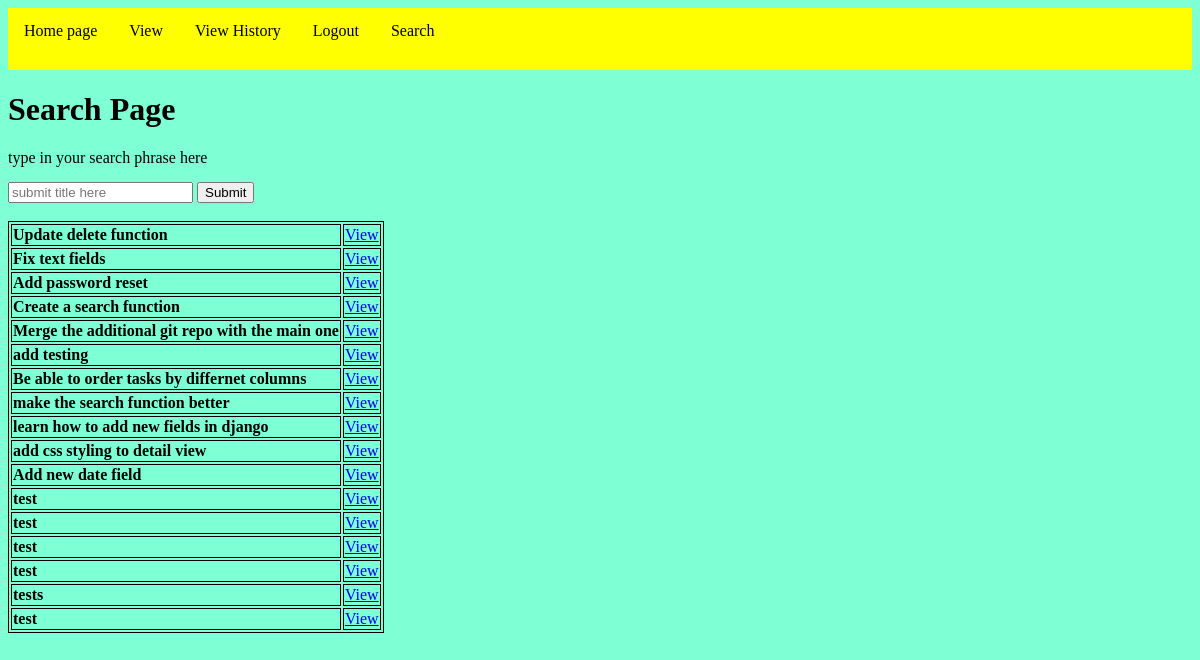
Screenshot of /view/search/ (signed in) with the database file from the repository.
### taskmanager/models.py (models this page shows, shortened)
class Task(models.Model):
    title = models.CharField(max_length=255)
    discr = models.CharField(max_length=255)
    rag = models.CharField(max_length=255)
    status = models.CharField(max_length=255)

### taskmanager/views.py (the view)
# urls.py: path("view/search/", views.SearchView.as_view(), name="search"),
class SearchView(generic.ListView):
    model = Task
    template_name = "search.html"
    context_object_name = "tasks"
    form_class = TaskForm
    def get_queryset(
        self,
    ) -> QuerySet[Any]:  # this retirives the objects from the list view.
        lookup_param = self.request.GET.get(
            "lookup", ""
        )  # this retireves the specific data from the query set. The look up is a paramiter set in the GET function.
        matching_tasks = Task.objects.filter(
            title__icontains=lookup_param
        )  # this compares the data to all object in the model and filters out any that aren't define in the look up paraiter.
        return matching_tasks
    def get(self, request, *args, **kwargs):  # this returns the data as a list view.
        response = super().get(request, *args, **kwargs)
        return response

### taskmanager/templates/search.html (shortened to what this page needs)
{% extends "base_layout.html" %}
{% block content%}
    <h1>Search Page</h1>
    <p>type in your search phrase here</p>
    <form method="GET" action="{% url 'search' %}">
        <input type="text", name="lookup", value="{{ request.GET.lookup }}" placeholder="submit title here">
        <button type="submit">Submit</button>
    </form>
    <br>
{% endblock %}
{% block table %}
        <table>
            {% for task in tasks %}
            <tr>
            <th>{{ task.title }}</th>
            <td><a href="{% url 'detail' pk=task.pk %}">View</a></td>
            </tr>
            {% endfor %}
        </table>
{% endblock %}

### taskmanager/static/mainstatic.css (style rules this page uses)
table, th, td { border: 1px solid black; }
p { line-height: 1; }
h1, body { text-align: left; }

### rows the page displays
Task: title "Update delete function"
Task: title "Fix text fields"
Task: title "Add password reset"
Task: title "Create a search function"
Task: title "Merge the additional git repo with the main one"
Task: title "add testing"
Task: title "Be able to order tasks by differnet columns"
Task: title "make the search function better"
Task: title "learn how to add new fields in django"
Task: title "add css styling to detail view"
Task: title "Add new date field"
Task: title "test"
Task: title "test"
Task: title "test"
Task: title "test"
Task: title "tests"
Task: title "test"
